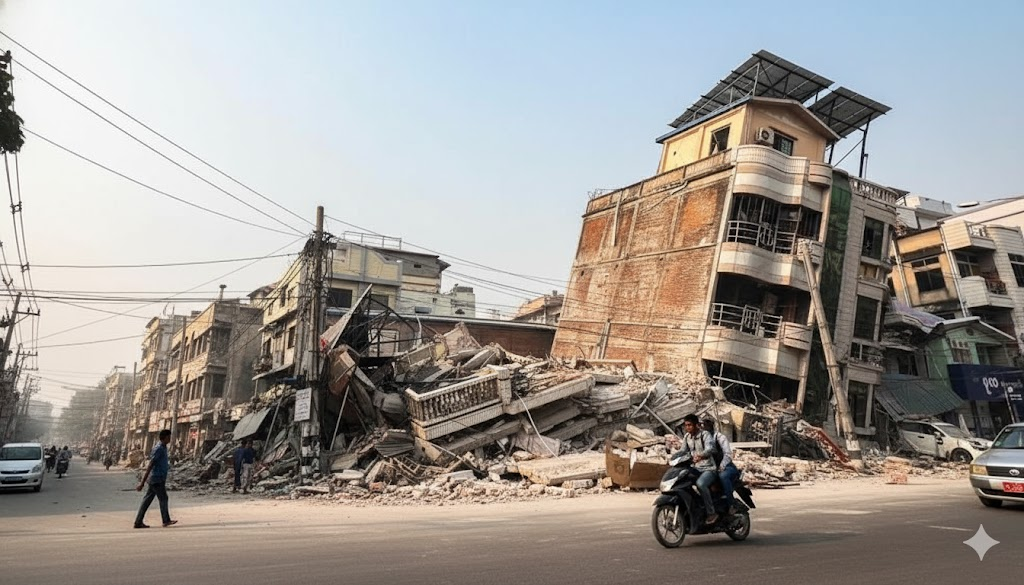
#> input picture testing_files/Compiled/HADR_AIG_DAY_EARTHQUAKE_01.jpg, 1024 x 585 px
$ python -i texture_forensics.py   (imports and definitions only)
#> lines starting #> are read from the running program, lines starting #| are printed output that depends on the picture
"""
Texture & Artifact Analysis for Social Media Deepfake Detection

This module implements compression-resistant texture analysis techniques:
1. PLGF (Pattern of Local Gravitational Force) - Robust texture descriptor
2. Frequency Analysis (1D FFT Profile) - Detects checkerboard energy spikes
3. PLADA (Pay Less Attention to Deceptive Artifacts) - Deep learning classifier

These techniques are designed to survive JPEG compression and resizing.
"""

import cv2
import numpy as np
from PIL import Image
from typing import Dict, Union, Tuple
import math


class DegradationProfiler:
    """
    Step 0: Estimate how degraded/compressed the image is.

    Helps calibrate other detectors based on compression severity.
    """

    # [81 lines left out: function analyze, not called in this run]


class NoiseConsistencyAnalyzer:
    """
    Detect local inconsistencies (splicing, copy-paste, inpainting).

    Instead of "is it fake?", answers "where is it inconsistent?"
    """

    # [105 lines left out: function analyze, not called in this run]


class C2PAValidator:
    """
    Check for C2PA (Content Credentials) and verify signature chain.

    If valid → strong evidence of authenticity
    If missing → neutral (social platforms strip metadata)
    """

    # [72 lines left out: function analyze, not called in this run]


class DCTAnalyzer:
    """
    Discrete Cosine Transform analyzer for detecting AI-generated artifacts.

    Works on ALL images (faces, landscapes, objects, etc.)
    Analyzes block-wise DCT coefficients to detect unnatural compression patterns.
    """

    # [109 lines left out: functions extract_dct_features, analyze, not called in this run]


class DWTAnalyzer:
    """
    Discrete Wavelet Transform analyzer using multi-scale decomposition.

    Works on ALL images - detects AI artifacts at multiple scales.
    """

    # [110 lines left out: functions extract_dwt_features, analyze, not called in this run]


class PLGFAnalyzer:
    """
    Pattern of Local Gravitational Force (PLGF) texture descriptor.

    Models pixels as exerting "gravitational force" on neighbors.
    Distinguishes "smooth" AI gradients from "noisy" real sensor gradients.
    """

    # [161 lines left out: functions __init__, calculate_gravitational_force, extract_plgf_features, analyze, not called in this run]


class FrequencyAnalyzer:
    """
    1D FFT Profile Analysis.

    Detects checkerboard energy spikes in frequency domain,
    a hallmark of GAN upsampling artifacts.
    """

    def __init__(self):
        """Initialize frequency analyzer."""
        pass

    # [149 lines left out: functions compute_1d_fft_profile, detect_periodic_spikes, analyze, not called in this run]


class PLADAClassifier:
    """
    PLADA (Pay Less Attention to Deceptive Artifacts) classifier.

    Uses a simplified heuristic-based approach to ignore JPEG compression
    artifacts while focusing on AI generation clues.

    Note: Full PLADA requires a trained neural network. This implementation
    uses a heuristic approximation based on the paper's principles.
    """

    def __init__(self):
        """Initialize PLADA classifier."""
        pass

    # [178 lines left out: functions simulate_social_media_compression, extract_block_effect_features, extract_ai_features, analyze, not called in this run]


class EdgeCaseDetector:
    """
    Detect edge cases that require special handling:
    - Screenshots (UI elements, moiré patterns)
    - Heavy beauty filters (over-smoothed skin)
    - Multiple re-compressions (repost artifacts)
    - Screen captures from videos
    """

    def detect_screenshot_artifacts(self, image: np.ndarray) -> Dict:
        """
        Detect screenshot/screen-capture patterns.

        Args:
            image: BGR image

        Returns:
            Detection results
        """
        gray = cv2.cvtColor(image, cv2.COLOR_BGR2GRAY) if len(image.shape) == 3 else image
        h, w = gray.shape

        # Check for UI element patterns (horizontal/vertical lines at edges)
        edge_top = gray[0:int(h*0.05), :]
        edge_bottom = gray[int(h*0.95):, :]

        # High contrast edges suggest UI elements
        top_variance = np.var(edge_top)
        bottom_variance = np.var(edge_bottom)

        # Check for moiré patterns (common in screenshots of screens)
        # Use FFT to detect periodic patterns
        f_transform = np.fft.fft2(gray)
        f_shift = np.fft.fftshift(f_transform)
        magnitude = np.abs(f_shift)

        # Look for strong periodic peaks (moiré)
        magnitude[h//2-5:h//2+5, w//2-5:w//2+5] = 0  # Zero out DC component
        peak_ratio = np.max(magnitude) / np.mean(magnitude)

        is_screenshot = (peak_ratio > 100 or top_variance > 5000 or bottom_variance > 5000)

        return {
            "is_screenshot": is_screenshot,
            "peak_ratio": peak_ratio,
            "edge_variance": max(top_variance, bottom_variance),
            "confidence": "high" if is_screenshot else "low"
        }

    def detect_beauty_filter(self, image: np.ndarray) -> Dict:
        """
        Detect heavy beauty filter application (over-smoothed skin).

        Args:
            image: BGR image

        Returns:
            Detection results
        """
        # Convert to LAB color space
        lab = cv2.cvtColor(image, cv2.COLOR_BGR2LAB)
        l_channel = lab[:, :, 0]

        # Beauty filters create unnaturally smooth skin
        # Calculate local variance in patches
        h, w = l_channel.shape
        patch_size = 32
        variances = []

        for y in range(0, h - patch_size, patch_size):
            for x in range(0, w - patch_size, patch_size):
                patch = l_channel[y:y+patch_size, x:x+patch_size]
                variances.append(np.var(patch))

        avg_variance = np.mean(variances)
        min_variance = np.min(variances)

        # Very low variance suggests aggressive smoothing
        has_beauty_filter = (avg_variance < 50 and min_variance < 10)

        return {
            "has_beauty_filter": has_beauty_filter,
            "avg_variance": avg_variance,
            "min_variance": min_variance,
            "confidence": "medium" if has_beauty_filter else "low"
        }

    def detect_multiple_compressions(self, image: np.ndarray) -> Dict:
        """
        Detect signs of multiple JPEG re-compressions (reposts).

        Args:
            image: BGR image

        Returns:
            Detection results
        """
        gray = cv2.cvtColor(image, cv2.COLOR_BGR2GRAY) if len(image.shape) == 3 else image

        # Multiple compressions accumulate blocking artifacts
        # Check for 8x8 JPEG block boundaries
        h, w = gray.shape

        # Sample block boundaries
        boundary_diffs = []
        for y in range(8, h-8, 8):
            for x in range(8, w-8, 8):
                # Compare pixel values across block boundary
                diff_h = abs(int(gray[y, x]) - int(gray[y-1, x]))
                diff_v = abs(int(gray[y, x]) - int(gray[y, x-1]))
                boundary_diffs.append(max(diff_h, diff_v))

        avg_boundary_diff = np.mean(boundary_diffs) if boundary_diffs else 0

        # Strong blocking suggests multiple compressions
        multiple_compressions = avg_boundary_diff > 15

        return {
            "multiple_compressions": multiple_compressions,
            "avg_boundary_diff": avg_boundary_diff,
            "confidence": "medium" if multiple_compressions else "low"
        }

    def analyze(self, image_input: Union[str, Image.Image, np.ndarray]) -> Dict:
        """
        Run full edge case detection.

        Args:
            image_input: Image to analyze

        Returns:
            Edge case detection results
        """
        # Load image
        if isinstance(image_input, str):
            image = cv2.imread(image_input)
#> image is the input picture: shape (585, 1024, 3); mean B, G, R 150.3, 154.9, 159.3
        elif isinstance(image_input, Image.Image):
            image = cv2.cvtColor(np.array(image_input), cv2.COLOR_RGB2BGR)
        else:
            image = image_input

        screenshot = self.detect_screenshot_artifacts(image)
#> in detect_screenshot_artifacts, `gray = cv2.cvtColor(image, cv2.COLOR_BGR2GRAY) if len(image.shape) == ..`:
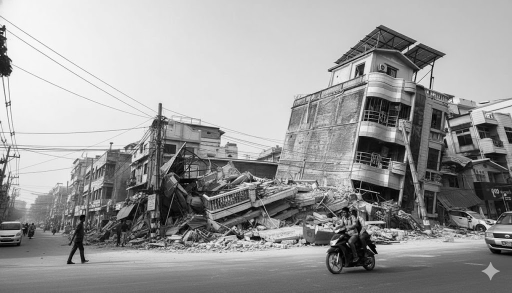
#> gray: shape (585, 1024) (shown at 1/2 size); min 0, max 255, mean 155.7
#> in detect_screenshot_artifacts, `top_variance = np.var(edge_top)`: top_variance = 346.9
#> in detect_screenshot_artifacts, `bottom_variance = np.var(edge_bottom)`: bottom_variance = 188.7
#> in detect_screenshot_artifacts, `peak_ratio = np.max(magnitude) / np.mean(magnitude)`: peak_ratio = 320.5
#> in detect_screenshot_artifacts, `is_screenshot = (peak_ratio > 100 or top_variance > 5000 or bottom_var..`: is_screenshot = True
#> screenshot = {'is_screenshot': True, 'peak_ratio': 320.5, 'edge_variance': 346.9, 'confidence': 'high'}
        beauty = self.detect_beauty_filter(image)
#> after the loop in detect_beauty_filter, `for y in range(0, h - patch_size, patch_size):`:
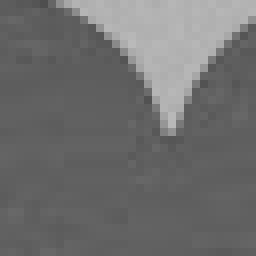
#> patch: shape (32, 32) (shown 8 times larger); min 78, max 186, mean 109.9
#> after the loop in detect_beauty_filter, `for y in range(0, h - patch_size, patch_size):`: variances = 558 values, max 8982.1 at index 93, min 0.0779 at index 168, mean 1416.8
#> in detect_beauty_filter, `avg_variance = np.mean(variances)`: avg_variance = 1416.8
#> in detect_beauty_filter, `min_variance = np.min(variances)`: min_variance = 0.0779
#> in detect_beauty_filter, `has_beauty_filter = (avg_variance < 50 and min_variance < 10)`: has_beauty_filter = False
#> beauty = {'has_beauty_filter': False, 'avg_variance': 1416.8, 'min_variance': 0.0779, 'confidence': 'low'}
        repost = self.detect_multiple_compressions(image)
#> after the loop in detect_multiple_compressions, `for y in range(8, h-8, 8):`: boundary_diffs = 9072 values, max 193 at index 1487, min 0 at index 3, mean 14.41
#> in detect_multiple_compressions, `avg_boundary_diff = np.mean(boundary_diffs) if boundary_diffs else 0`: avg_boundary_diff = 14.41
#> in detect_multiple_compressions, `multiple_compressions = avg_boundary_diff > 15`: multiple_compressions = False
#> repost = {'multiple_compressions': False, 'avg_boundary_diff': 14.41, 'confidence': 'low'}

        # Determine if any edge case detected
        edge_case_flags = []
        if screenshot["is_screenshot"]:
            edge_case_flags.append("screenshot")
        if beauty["has_beauty_filter"]:
            edge_case_flags.append("beauty_filter")
        if repost["multiple_compressions"]:
            edge_case_flags.append("multiple_reposts")

        return {
            "screenshot": screenshot,
            "beauty_filter": beauty,
            "multiple_compressions": repost,
            "edge_cases_detected": edge_case_flags,
            "has_edge_case": len(edge_case_flags) > 0,
            "warning": (
                f"Edge cases detected: {', '.join(edge_case_flags)}"
                if edge_case_flags
                else "No edge cases detected"
            )
        }


class TextureForensicsPipeline:
    """
    Combined pipeline for texture and artifact analysis.
    Aggregates results from DCT, DWT, PLGF, Frequency Analysis, and PLADA.

    Works on ALL image types - faces, landscapes, objects, etc.
    """

    # [193 lines left out: functions __init__, analyze, not called in this run]

>>> result = EdgeCaseDetector().analyze('testing_files/Compiled/HADR_AIG_DAY_EARTHQUAKE_01.jpg')
#> result = 6 items
